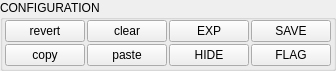
   <widget class="QGroupBox" name="gbConfiguration">
    <property name="geometry">
     <rect>
      <x>5</x>
      <y>425</y>
      <width>221</width>
      <height>61</height>
     </rect>
    </property>
    <property name="title">
     <string>CONFIGURATION</string>
    </property>
    <layout class="QVBoxLayout" name="verticalLayout">
     <property name="leftMargin">
      <number>2</number>
     </property>
     <property name="topMargin">
      <number>0</number>
     </property>
     <property name="rightMargin">
      <number>2</number>
     </property>
     <property name="bottomMargin">
      <number>2</number>
     </property>
     <item>
      <layout class="QGridLayout" name="gridLayout_10">
       <property name="spacing">
        <number>2</number>
       </property>
       <item row="3" column="1">
        <widget class="QPushButton" name="btnConfigClear">
         <property name="styleSheet">
          <string notr="true">font: 7pt &quot;MS Shell Dlg 2&quot;;</string>
         </property>
         <property name="text">
          <string>clear</string>
         </property>
        </widget>
       </item>
       <item row="3" column="0">
        <widget class="QPushButton" name="btnConfigRevert">
         <property name="styleSheet">
          <string notr="true">font: 7pt &quot;MS Shell Dlg 2&quot;;</string>
         </property>
         <property name="text">
          <string>revert</string>
         </property>
        </widget>
       </item>
       <item row="5" column="0">
        <widget class="QPushButton" name="btnConfigCopy">
         <property name="styleSheet">
          <string notr="true">font: 7pt &quot;MS Shell Dlg 2&quot;;</string>
         </property>
         <property name="text">
          <string>copy</string>
         </property>
        </widget>
       </item>
       <item row="5" column="1">
        <widget class="QPushButton" name="btnConfigPaste">
         <property name="styleSheet">
          <string notr="true">font: 7pt &quot;MS Shell Dlg 2&quot;;</string>
         </property>
         <property name="text">
          <string>paste</string>
         </property>
        </widget>
       </item>
       <item row="3" column="4">
        <widget class="QPushButton" name="btnConfigSave">
         <property name="styleSheet">
          <string notr="true">font: 7pt &quot;MS Shell Dlg 2&quot;;</string>
         </property>
         <property name="text">
          <string>SAVE</string>
         </property>
        </widget>
       </item>
       <item row="5" column="4">
        <widget class="QPushButton" name="btnConfigFlag">
         <property name="styleSheet">
          <string notr="true">font: 7pt &quot;MS Shell Dlg 2&quot;;</string>
         </property>
         <property name="text">
          <string>FLAG</string>
         </property>
        </widget>
       </item>
       <item row="5" column="2">
        <widget class="QPushButton" name="btnConfigHide">
         <property name="styleSheet">
          <string notr="true">font: 7pt &quot;MS Shell Dlg 2&quot;;</string>
         </property>
         <property name="text">
          <string>HIDE</string>
         </property>
         <property name="checkable">
          <bool>true</bool>
         </property>
        </widget>
       </item>
       <item row="3" column="2">
        <widget class="QPushButton" name="btnExp">
         <property name="styleSheet">
          <string notr="true">font: 7pt &quot;MS Shell Dlg 2&quot;;</string>
         </property>
         <property name="text">
          <string>EXP</string>
         </property>
         <property name="checkable">
          <bool>true</bool>
         </property>
        </widget>
       </item>
      </layout>
     </item>
    </layout>
   </widget>
